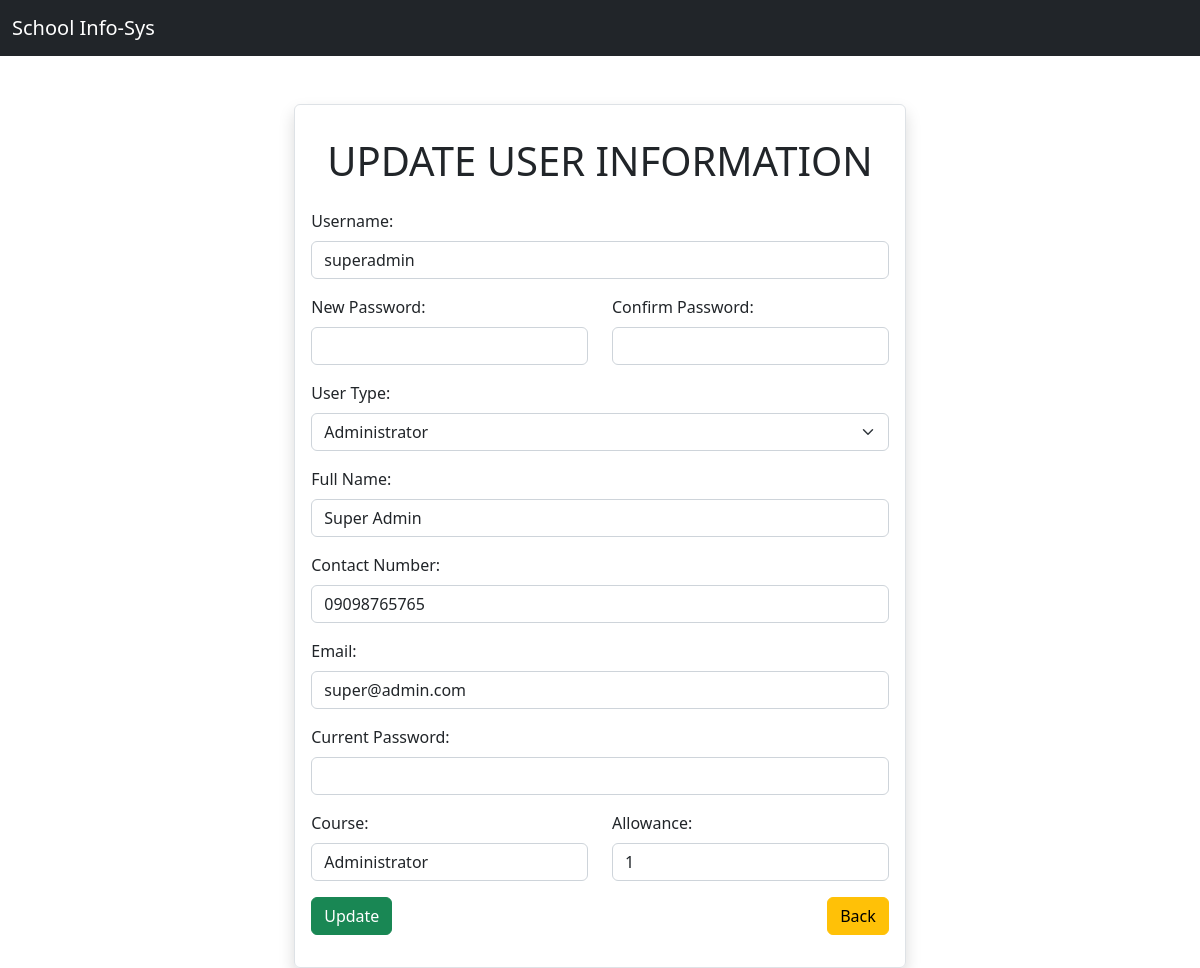
Screenshot of /update.php?id=13 with the database file from the repository.
### tables this page shows
CREATE TABLE `users` (
  `id` int(11) NOT NULL,
  `username` varchar(255) NOT NULL,
  `password` varchar(255) NOT NULL,
  `user_type` enum('admin','faculty','student','') NOT NULL,
  `full_name` varchar(255) NOT NULL,
  `contact_number` varchar(255) NOT NULL,
  `email` varchar(255) NOT NULL,
  `course` varchar(255) NOT NULL,
  `allowance` int(11) NOT NULL
);

### update.php (the view, shortened to what this page needs)
<?php
include "php/db_conn.php";
if (isset($_GET['id'])) {
    $update_id = $_GET['id'];
    $sql = "SELECT * FROM `users` WHERE id = '$update_id'";
    $result = mysqli_query($conn, $sql);
    $update_row = mysqli_fetch_assoc($result);
?>
<!DOCTYPE html>
<html lang="en">
<head>
    <link href="src/css/bootstrap.min.css" rel="stylesheet">
</head>
<body onload="setReadOnlyIfNotAStudent()">
    <?php include "src/navbar.php"; ?>
    <div class="container d-flex justify-content-center align-items-center"
        style="min-height: 90vh;">
        <div class="border shadow p-3 rounded">
            <h1 class="text-center p-3">UPDATE USER INFORMATION</h1>
            <form action="php/update/update_user.php"
                    method="POST">
                <div class="mb-3">
                    <label for="username" class="form-label">Username:</label>
                    <input  type="text"
                        class="form-control"
                        name="username"
                        id="username"
                        value="<?php echo $update_row['username']; ?>">
                </div>
                <div class="row mb-3">
                    <div class="col">
                        <label for="new_password" class="form-label">New Password:</label>
                        <input  type="password"
                                class="form-control"
                                name="new_password"
                                id="new_password">
                    </div>
                    <div class="col">
                        <label for="confirm_password" class="form-label">Confirm Password:</label>
                        <input  type="password"
                                class="form-control"
                                name="confirm_password"
                                id="confirm_password">
                    </div>
                </div>
                <div class="mb-3">
                    <label for="user_type" class="form-label">User Type:</label>
                    <select class="form-select mb-3"
                            onchange="setReadOnlyIfNotAStudent()"
                            name="user_type"
                            id="user_type">
                        <option value="admin" <?php if ($update_row['user_type'] === 'admin') { echo 'selected'; } ?>>Administrator</option>
                    </select>
                </div>
                <div class="mb-3">
                    <label for="full_name" class="form-label">Full Name:</label>
                    <input  type="text"
                            class="form-control"
                            name="full_name"
                            id="full_name"
                            value="<?php echo $update_row['full_name']; ?>">
                </div>
                <div class="mb-3">
                    <label for="contact_number" class="form-label">Contact Number:</label>
                    <input  type="text"
                            class="form-control"
                            name="contact_number"
                            id="contact_number"
                            value="<?php echo $update_row['contact_number']; ?>">
                </div>
                <div class="mb-3">
                    <label for="email" class="form-label">Email:</label>
                    <input  type="email"
                            class="form-control"
                            name="email"
                            id="email"
                            value="<?php echo $update_row['email']; ?>">
                </div>
                <div class="mb-3">
                    <label for="current_password" class="form-label">Current Password:</label>
                    <input  type="password"
                            class="form-control"
                            name="current_password"
                            id="current_password">
                </div>
                <div class="row mb-3">
                    <div class="col">
                        <label for="course" class="form-label">Course:</label>
                        <input  type="text"
                                class="form-control"
                                name="course"
                                id="course"
                                value="<?php echo $update_row['course']; ?>">
                    </div>
                    <div class="col">
                        <label for="allowance" class="form-label">Allowance:</label>
                        <input  type="text"
                                class="form-control"
                                name="allowance"
                                id="allowance"
                                value="<?php echo $update_row['allowance']-1; ?>">
                    </div>
                </div>
                <button type="submit" class="btn btn-success mb-3">Update</button>
                <a href="dashboard.php" class="btn btn-warning mb-3 float-end">Back</a>
            </form>
        </div>
    </div>
</body>
</html>
<?php
} else {
    header("Location: login.php");
}
?>

### rows the page displays
users: username "superadmin", user_type "Administrator", full_name "Super Admin", contact_number "09098765765", email "super@admin.com", course "Administrator", allowance "1"
